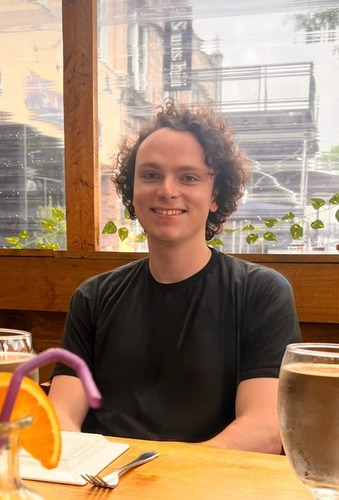
#> input picture images/me-2025.jpg, 339 x 500 px
$ python shadeToHue.py ../../images/me-2025.jpg
#> lines starting #> are read from the running program, lines starting #| are printed output that depends on the picture
#> in main, img is the input picture: PIL image 339x500 RGB; mean R, G, B 160, 132, 107.8
import colorsys
import numpy as np
from PIL import Image

def imageToGrayscale(arr: np.ndarray) -> np.ndarray:
    '''converts image from rgb to grayscale
    '''
    img = Image.fromarray(arr)
    grayscale = img.convert('L')
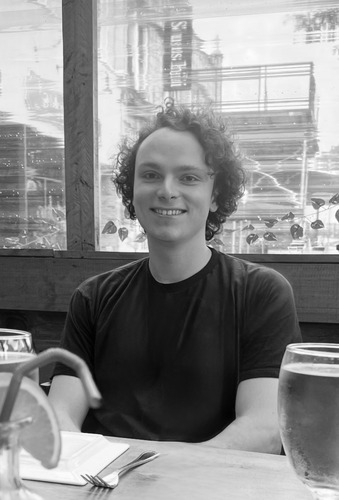
#> grayscale: PIL image 339x500 L; min 1, max 255, mean 137.6
    return np.asarray(grayscale)

def shadeToHue(arr: np.ndarray) -> np.ndarray:
    '''converts image to grayscale, then converts shading to hue
    '''
    grayscale = imageToGrayscale(arr)
    height, width = grayscale.shape
#> height = 500; width = 339
    newArr = np.zeros((height, width, 3))
    for r in range(height):
        for c in range(width):
            oldPixel = grayscale[r, c]
            shade = oldPixel / 256
            newPixel = (shade, 1, .5)
            newPixel = colorsys.hsv_to_rgb(*newPixel)
            newPixel = np.array(newPixel)*256
            newArr[r, c] = newPixel
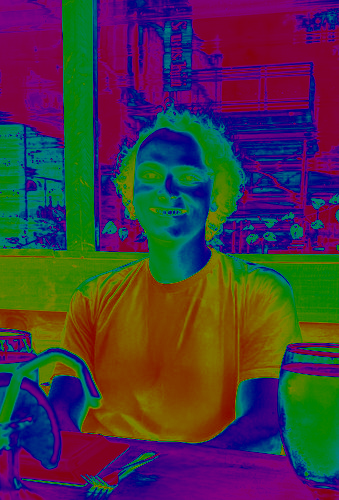
#> newArr: shape (500, 339, 3) float64; mean of channels 0, 1, 2 70.9, 54, 67.9; drawn as R, G, B
    newArr = np.array(newArr)
    newArr = newArr.astype('uint8')
    return newArr

def main(imgPath: str) -> None:
    img = Image.open(imgPath)
    arr = np.asarray(img)
    arr = shadeToHue(arr)
    img = Image.fromarray(arr)
    img.show()

if __name__ == '__main__':
    import sys
    if len(sys.argv) < 2:
        print('must supply image path')
        sys.exit(1)
    imgPath = sys.argv[1]
    main(imgPath)

$ run again, on images/me.jpg
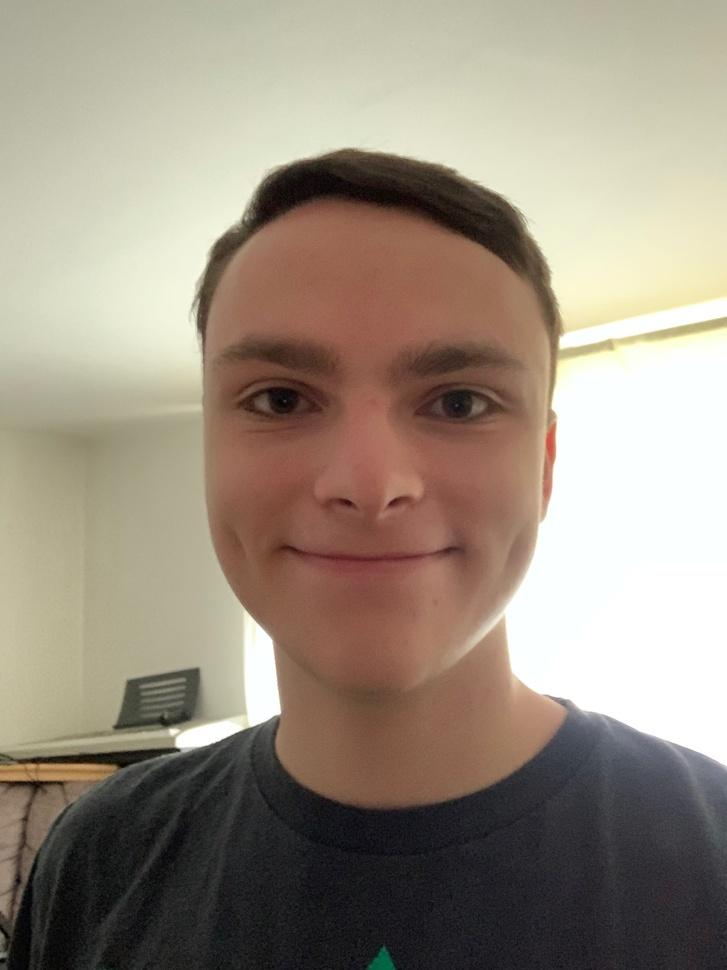
#> input picture images/me.jpg, 727 x 970 px, shrunk from 2316 x 3088 before the run
#> in main, img is the input picture: PIL image 727x970 RGB; mean R, G, B 154.2, 142.7, 128.1
#> in imageToGrayscale, `grayscale = img.convert('L')`:
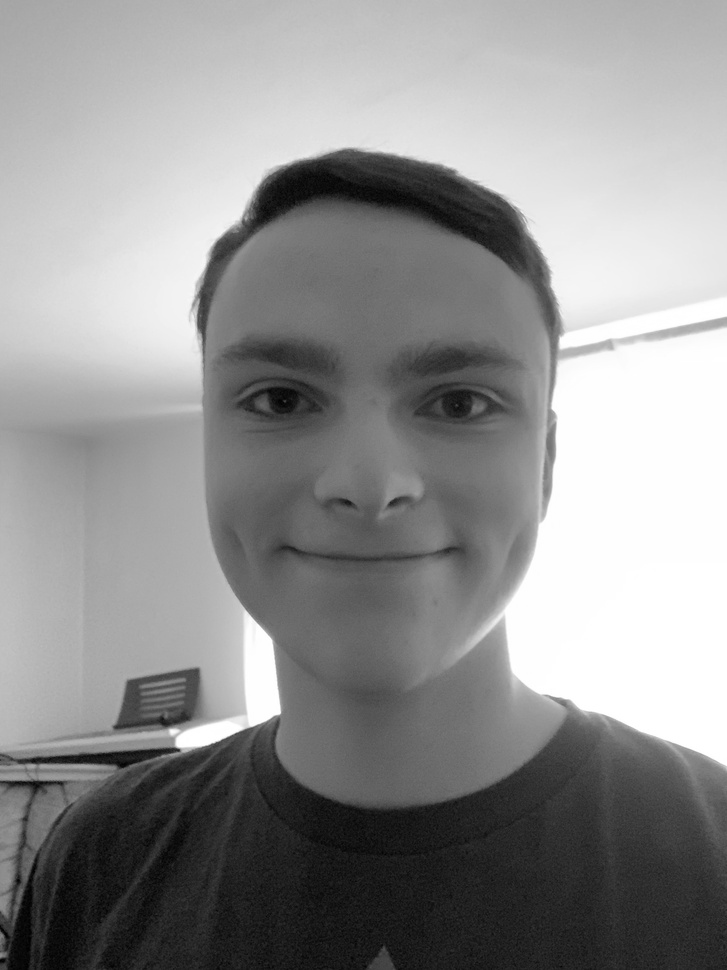
#> grayscale: PIL image 727x970 L; min 0, max 255, mean 144.5
#> after the loop in shadeToHue, `for r in range(height):`:
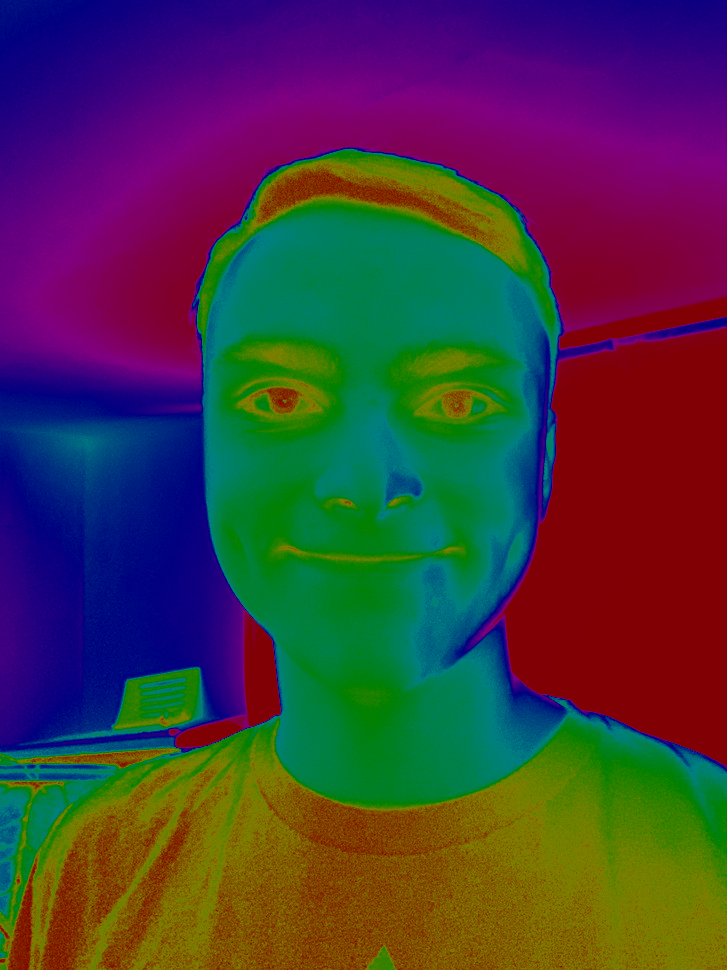
#> newArr: shape (970, 727, 3) float64; mean of channels 0, 1, 2 69.1, 57, 65.5; drawn as R, G, B
